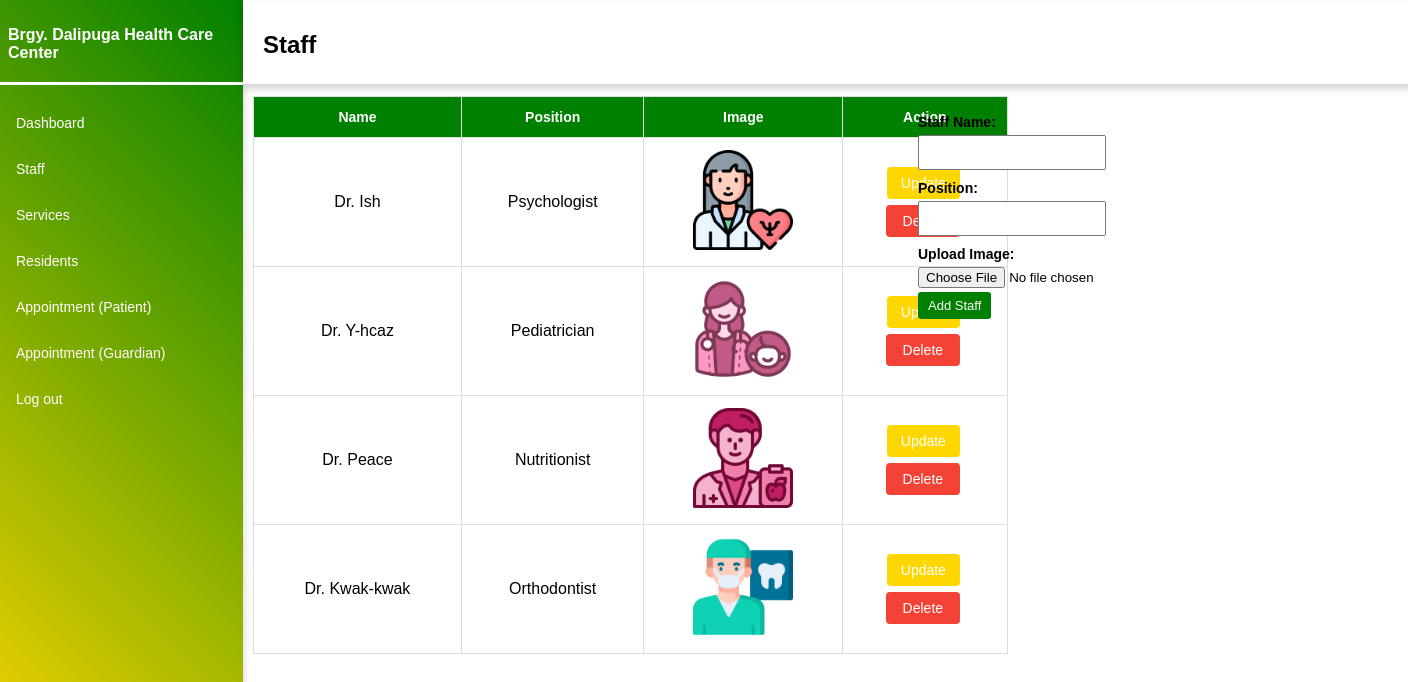
The page /staff/ (signed in) on the database its author committed.
### Appointment/models.py (models this page shows, shortened)
class Staff(models.Model):
    name = models.CharField(max_length=100)
    position = models.CharField(max_length=100)
    image = models.ImageField(upload_to='service_images/', null=True, blank=True)

### Admin/views.py (the view)
# urls.py: path('staff/', StaffTemplateView.as_view(), name='staff'),
class StaffTemplateView(LoginRequiredMixin, UserPassesTestMixin, TemplateView):
    template_name = 'staff.html'
    login_url = 'login'
    def get_context_data(self, **kwargs):
        context = super().get_context_data(**kwargs)
        context['staffs'] = Staff.objects.all()
        return context
    def test_func(self):
        return self.request.user.is_superuser

### Admin/templates/staff.html (shortened to what this page needs)
{% load static %}
<!DOCTYPE html>
<html lang="en">
<head>
  <link rel="stylesheet" href="https://cdnjs.cloudflare.com/ajax/libs/font-awesome/5.15.3/css/all.min.css">
    </head>
    <body>
    <div class="container">
        <nav class="navbar">
        <h1 class="navbar-brand">Brgy. Dalipuga Health Care Center</h1>
        <div class="line"></div>
        <ul class="navbar-nav">
          <li class="nav-item">
            <a class="nav-link" href="{% url 'dashboard' %}">Dashboard</a>
            </li>
            <li class="nav-item">
            <a class="nav-link" href="{% url 'staff' %}">Staff</a>
            </li>
            <li class="nav-item">
            <a class="nav-link" href="{% url 'services' %}" >Services</a>
            </li>
            <li class="nav-item">
            <a class="nav-link" href="{% url 'residents' %}">Residents</a>
            </li>
            <li class="nav-item">
            <a class="nav-link" href="{% url 'adm_app' %}">Appointment (Patient)</a>
            </li>
            <li class="nav-item">
                <a class="nav-link" href="{% url 'guardian_app' %}">Appointment (Guardian)</a>
                </li>
            <li class="nav-item">
            <a class="nav-link" href="{% url 'logout' %}">Log out</a>
            </li>
        </ul>
        </nav>
    </div>
        <div class="top-bar">
            <h2 class="navbar-title">Staff</h2>
        </div>
        <div class="officials">
            <table>
                <tr>
                    <th>Name</th>
                    <th>Position</th>
                    <th>Image</th>
                    <th>Action</th>
                </tr>
                {% for staff in staffs %}
                <tr>
                    <td>{{ staff.name }}</td>
                    <td>{{ staff.position }}</td>
                    <td>
                        {% if staff.image %}
                        <img src="{{ staff.image.url }}" alt="{{ staff.name }}" width="100">
                        {% endif %}
                    </td>
                    <td>
                        <button class="update-btn" data-staff-id="{{ staff.id }}">Update</button>
                        <form method="post" action="{% url 'delete_staff' staff.id %}">
                            <button class="delete" type="submit" name="deleteButton">Delete</button>
                        </form>
                    </td>
                </tr>
                {% endfor %}
            </table>
        </div>
          <div id="myofficials" class="modal">
              <div class="modal-officials">
                  <form method="post" action="{% url 'add_staff' %}" enctype="multipart/form-data">
                      <label for="newName">Staff Name:</label>
                      <input type="text" name="newName" required><br>
                      <label for="newPosition">Position:</label>
                      <input type="text" name="newPosition" required><br>
                      <label for="officialImage">Upload Image:</label>
                      <input type="file" name="officialImage" accept="image/*" class="upload-image" required><br>
                      <input type="submit" name="add" value="Add Staff">
                  </form>
              </div>
          </div>
</body>
</html>

### Admin/templates/staff.html (style rules this page uses)
body { font-family: Arial, sans-serif; }
h1 { font-size: 16px; margin-left: 20px; }
.navbar-brand { margin-top: 20px; width: 100%; text-decoration: none; color: white; height: 50px; display: flex; align-items: center; }
.container { margin-top: -9px; margin-left: -20px; position: fixed; width: 255px; height: 100%; background: linear-gradient(45deg, gold, green); overflow: hidden; box-shadow: 0 4px 8px 0 rgba(0, 0, 0, 0.2); }
.line { height: 0vh; margin-top: auto; margin-bottom: 10px; border-bottom: 3px solid white; }
li { text-decoration: none; font-weight: 100; font-size: 14px; margin-top: 30px; list-style-type: none; margin-left: -12px; }
.nav-link { color: white; text-decoration: none; }
.top-bar { margin-top: -7px; margin-left: 235px; position: fixed; height: 83px; width: 85%; background: white; box-shadow: 0 4px 8px 0 rgba(0, 0, 0, 0.2); }
h2 { margin-left: 20px; margin-top: 30px; }
.officials { padding: 10px; }
.officials table { width: 55%; border-collapse: collapse; margin-top: 78px; margin-left: 235px; }
.officials table, .officials th, .officials td { border: 1px solid #ddd; }
.officials th, .officials td { padding: 12px; text-align: center; }
.officials th { background-color: #008000; color: white; text-align: center; font-size: 14px; }
.officials .delete { background-color: #f44336; color: white; border: none; padding: 8px 17px; text-align: center; text-decoration: none; display: inline-block; font-size: 14px; cursor: pointer; border-radius: 4px; margin-right: 4px; margin-top: 6px; }
.officials .update-btn { background-color: gold; color: white; border: none; padding: 8px 14px; text-align: center; text-decoration: none; font-size: 14px; cursor: pointer; border-radius: 4px; margin-left: -3px; }
.modal-officials form { margin-top: -550px; width: 480px; margin-left: 910px; }
.modal-officials form label { font-size: 14px; display: block; margin-bottom: 5px; font-weight: 600; }
.modal-officials form input[type="text"], .modal-officials form textarea { width: 35%; padding: 8px; margin-bottom: 10px; box-sizing: 50px; }
.modal-officials form input[type="submit"] { margin-top: 4px; font-size: 13px; background-color: green; color: white; padding: 6px 10px; border: none; border-radius: 3px; cursor: pointer; }

### rows shown on the page
Staff: name "Dr. Ish", position "Psychologist", image (picture)
Staff: name "Dr. Y-hcaz", position "Pediatrician", image (picture)
Staff: name "Dr. Peace", position "Nutritionist", image (picture)
Staff: name "Dr. Kwak-kwak", position "Orthodontist", image (picture)
